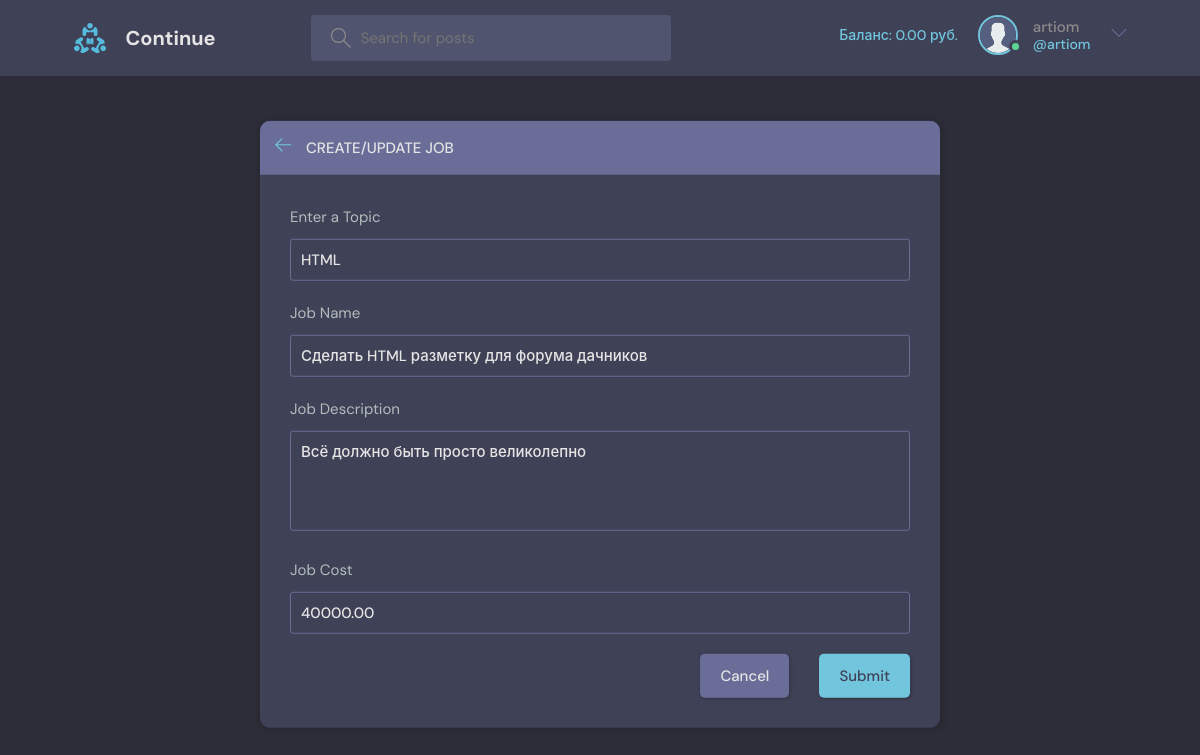
Screenshot of /update-job/24/ (signed in) with the database file from the repository.
### base/models.py (models this page shows, shortened)
class User(AbstractUser):
    name = models.CharField(max_length=200, null=True)
    email = models.EmailField(unique=True)
    bio = models.TextField(null=True)
    avatar = models.ImageField(null=True, default='avatar.svg')
    balance = models.DecimalField(max_digits=20, decimal_places=2, null=False, default=0)
    USERNAME_FIELD = 'email'
    REQUIRED_FIELDS = []

class Job(models.Model):
    name = models.CharField(max_length=200)
    description = models.TextField(null=True, blank=True)
    cost = models.DecimalField(max_digits=20, decimal_places=2, null=False)
    created = models.DateTimeField(auto_now_add=True)
    updated = models.DateTimeField(auto_now=True)
    topic = models.ForeignKey(Topic, on_delete=models.SET_NULL, null=True)
    status = models.ForeignKey(JobStatus, on_delete=models.SET_NULL, null=True)
    class Meta:
        ordering = ['-updated', '-created']

class Topic(models.Model):
    name = models.CharField(max_length=200)

### base/views.py (the view, shortened to what this page needs)
# urls.py: path('update-job/<str:pk>/', views.updateJob, name="update-job"),
@login_required(login_url='login')
def updateJob(request, pk):
    job = Job.objects.get(id=pk)
    form = JobForm(instance=job)
    topics = Topic.objects.all()
    customer_id = Match.objects.filter(job=job, type=MatchType.objects.get_or_create(name='Customer')[0]).values('user')
    job_customer = User.objects.filter(id=customer_id[0]['user'])[0]
    if request.user != job_customer:
        return HttpResponse('Your are not allowed here!!')
    context = {'form': form, 'topics': topics, 'job': job}
    return render(request, 'base/job_form.html', context)

### base/forms.py
class JobForm(ModelForm):
    class Meta:
        model = Job
        fields = ['name', 'description', 'topic', 'cost']
        exclude = []
        widgets = {
            'cost' : forms.TextInput(attrs = {'placeholder': '1000 руб'}),
        }

### base/templates/base/job_form.html (shortened to what this page needs)
{% extends 'main.html' %} # TODO: исправить форму создания работы, чтобы отображалось поле стоимости
{% block content %}
<main class="create-job layout">
  <div class="container">
    <div class="layout__box">
      <div class="layout__boxHeader">
        <div class="layout__boxTitle">
          <a href="{{request.META.HTTP_REFERER}}">
            <svg version="1.1" xmlns="http://www.w3.org/2000/svg" width="32" height="32" viewBox="0 0 32 32">
              <title>arrow-left</title>
              <path
                d="M13.723 2.286l-13.723 13.714 13.719 13.714 1.616-1.611-10.96-10.96h27.625v-2.286h-27.625l10.965-10.965-1.616-1.607z">
              </path>
            </svg>
          </a>
          <h3>Create/Update Job</h3>
        </div>
      </div>
      <div class="layout__body">
        <form class="form" action="" method="POST">
          <div class="form__group">
            <label for="job_topic">Enter a Topic</label>
            <input required type="text" value="{{job.topic.name}}" name="topic" list="topic-list" />
          </div>
          <div class="form__group">
            <label for="job_name">Job Name</label>
            {{form.name}}
          </div>
          <div class="form__group">
            <label for="job_description">Job Description</label>
            {{form.description}}
          </div>
          <div class="form__group">
            <label for="job_cost">Job Cost</label>
            {{form.cost}}
          </div>
          <div class="form__action">
            <a class="btn btn--dark" href="{{request.META.HTTP_REFERER}}">Cancel</a>
            <button class="btn btn--main" type="submit">Submit</button>
          </div>
        </form>
      </div>
    </div>
  </div>
</main>
{% endblock content %}

### templates/navbar.html (shortened to what this page needs)
{% load static %}
<header class="header header--loggedIn">
    <div class="container">
        <a href="{% url 'home' %}" class="header__logo">
            <img src="{% static 'images/logo.svg' %}" />
            <h1>Continue</h1>
        </a>
        <form class="header__search" method="GET" action="{% url 'home' %}">
            <label>
                <input name="q" placeholder="Search for posts" />
            </label>
        </form>
        <nav class="header__menu">
            {% if request.user.is_authenticated %}
            <div class="header__user">
                <div class="header__user__balance">
                    <p><span>Баланс: {{user.balance}} руб.</span></p>
                </div>
                <a href="{% url 'update-user' %}">
                    <div class="avatar avatar--medium active">
                        <img src="{{request.user.avatar.url}}" />
                    </div>
                    <p>{{request.user.username}} <span>@{{request.user.username}}</span></p>
                </a>
                <button class="dropdown-button">
                    <svg version="1.1" xmlns="http://www.w3.org/2000/svg" width="32" height="32" viewBox="0 0 32 32">
                        <title>chevron-down</title>
                        <path d="M16 21l-13-13h-3l16 16 16-16h-3l-13 13z"></path>
                    </svg>
                </button>
            </div>
            {% else %}
            <a href="{% url 'login' %}">
                <img src="{% static 'images/avatar.svg' %}" />
                <p>Login</p>
            </a>
            {% endif %}
        </nav>
    </div>
</header>

### rows the page displays
User: balance "0.00", user.avatar (placeholder picture), user.username "artiom"
Job: topic "HTML", name "Сделать HTML разметку для форума дачников", description "Всё должно быть просто великолепно", cost "40000.00"
